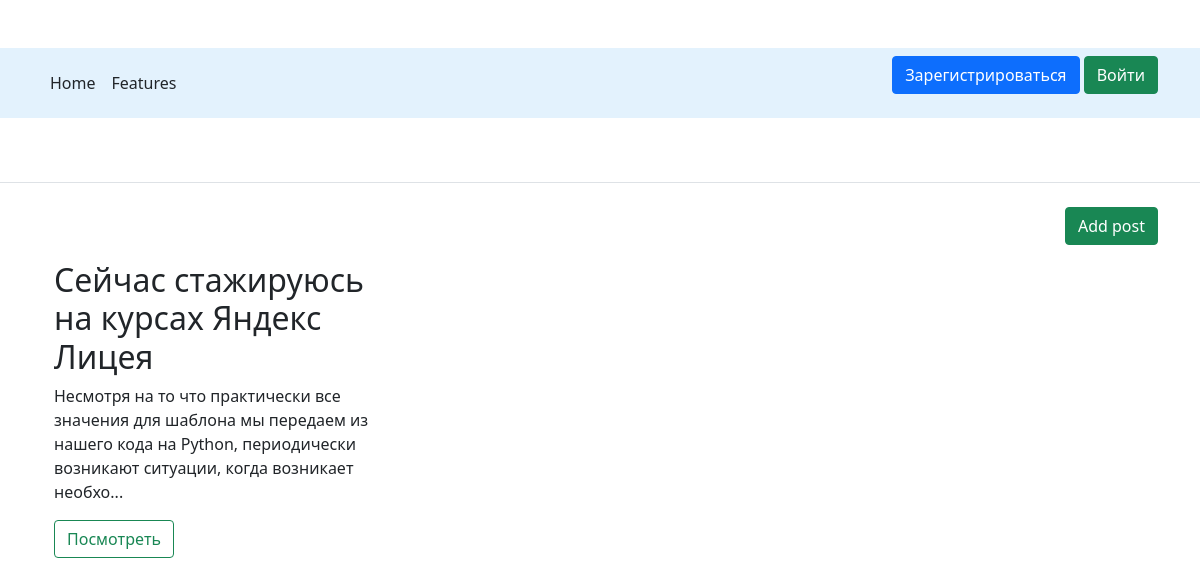
Page /home on the earlier database version.
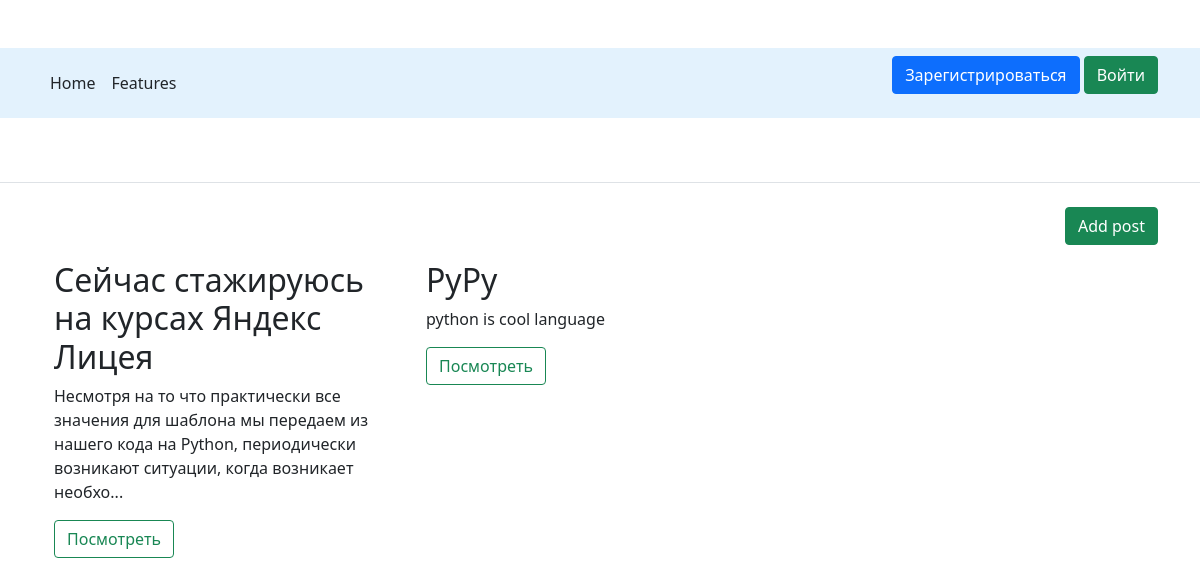
Same page on the later database version.
### data/__all_models.py (models this page shows)
class News(SqlAlchemyBase):
    __tablename__ = 'news'
    id = sqlalchemy.Column(sqlalchemy.Integer,
                           primary_key=True, autoincrement=True)
    title = sqlalchemy.Column(sqlalchemy.String, nullable=True)
    content = sqlalchemy.Column(sqlalchemy.String, nullable=True)
    created_date = sqlalchemy.Column(sqlalchemy.DateTime,
                                     default=datetime.datetime.now)
    is_private = sqlalchemy.Column(sqlalchemy.Boolean, default=False)
    user_id = sqlalchemy.Column(sqlalchemy.Integer,
                                sqlalchemy.ForeignKey("users.id"))
    user = orm.relation('User')

### main.py (the view)
@app.route('/')
@app.route('/home')
def home():
    session = db_session.create_session()
    news = session.query(News).filter(News.is_private != True)
    return render_template('home.html', title='ShareNews.com', news=news)

### data/db_session.py (called while the page is built)
def create_session() -> Session:
    global __factory
    return __factory()

### templates/home.html (shortened to what this page needs)
{% extends "base.html" %}
{% block content %}
<link href="/static/css/features.css" rel="stylesheet">
<ul class="nav justify-content-end">
    <a class="btn btn-success " href="/newpost">Add post</a>
</ul>
<div class="container">
    <div class="row">
        {% for new in news %}
        <div class="col-md-4">
            <h2>{{new.title}}</h2>
            {% if new.content|length > 150 %}
            <p class="card-text">{{new.content[:149]}}...</p>
            {% else %}
            <p class="card-text">{{new.content}}</p>
            {% endif %}
            <a href="/new/{{new.id}}" class="btn btn-outline-success">Посмотреть</a>
        </div>
        {% endfor %}
    </div>
</div>
{% endblock %}

Differences in the rows shown:
added News: title "PyPy", content "python is cool language"
